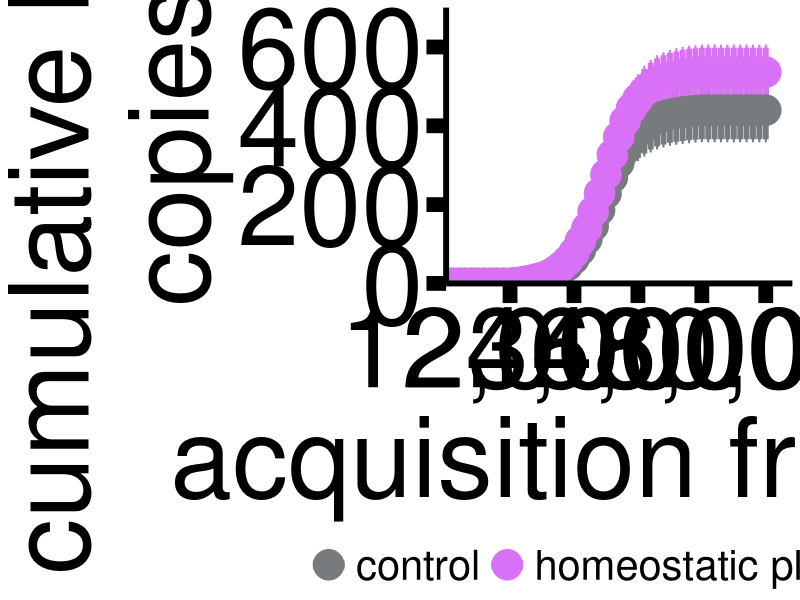
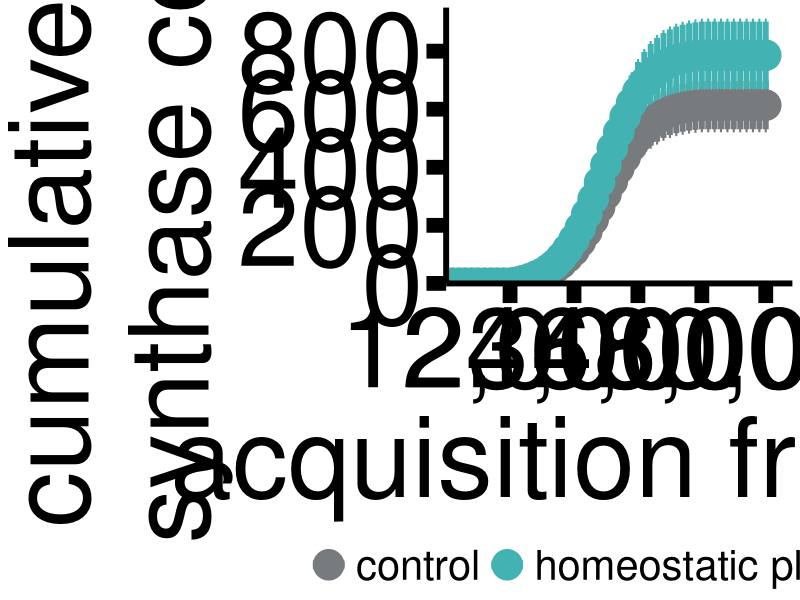
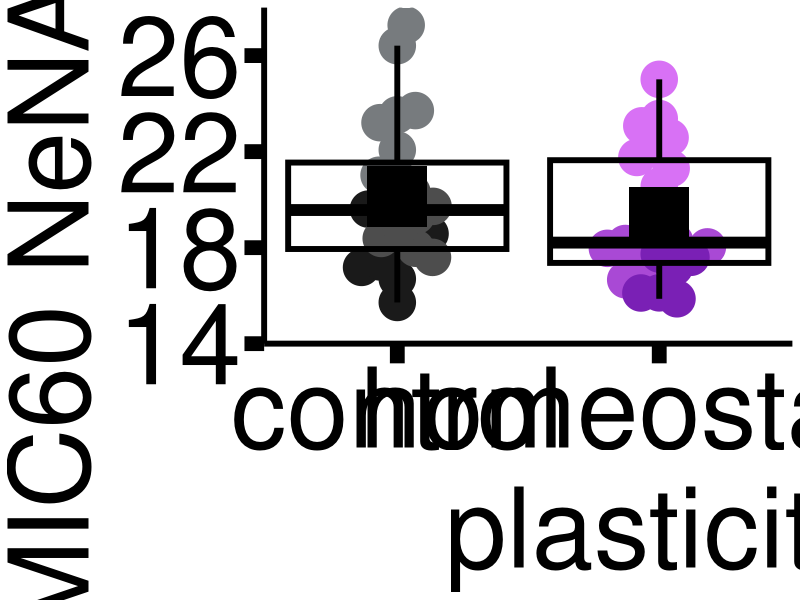
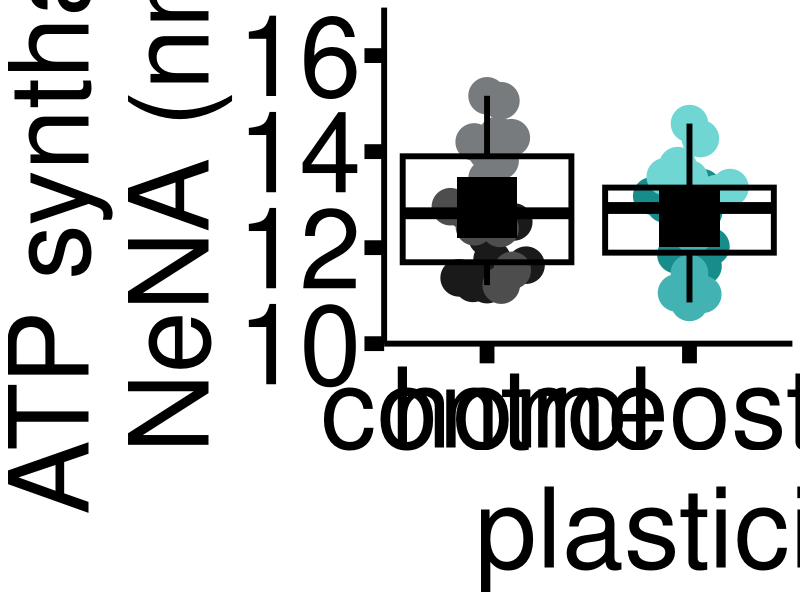
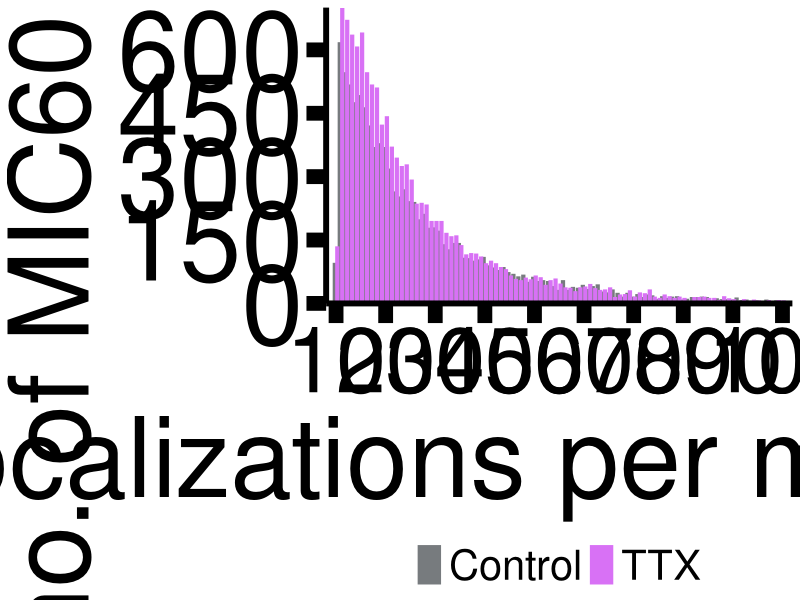
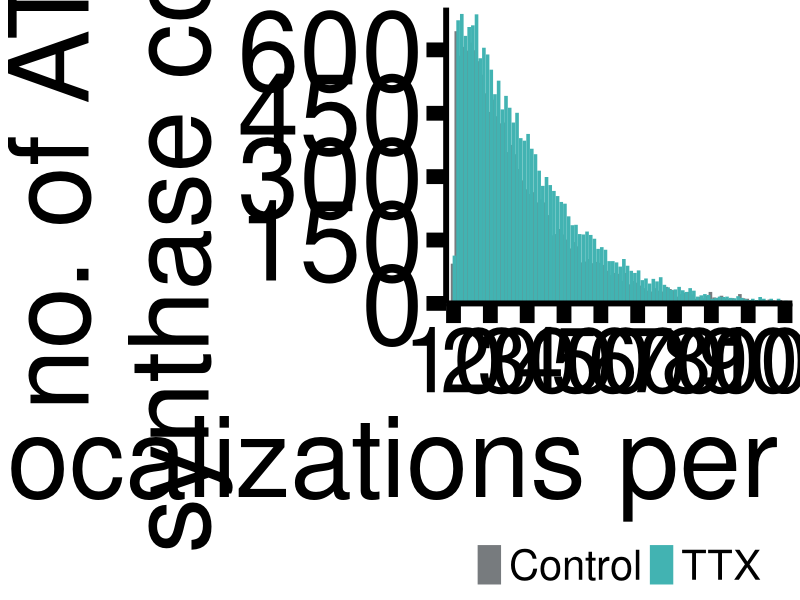
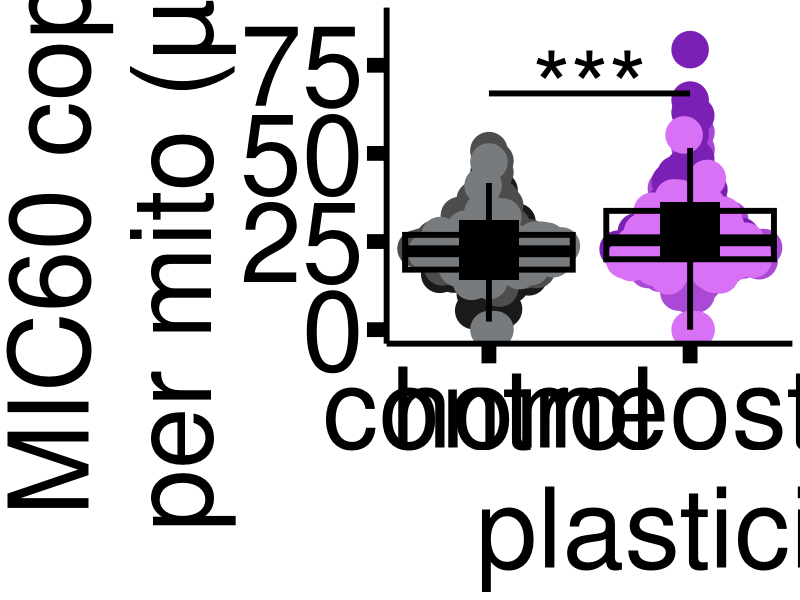
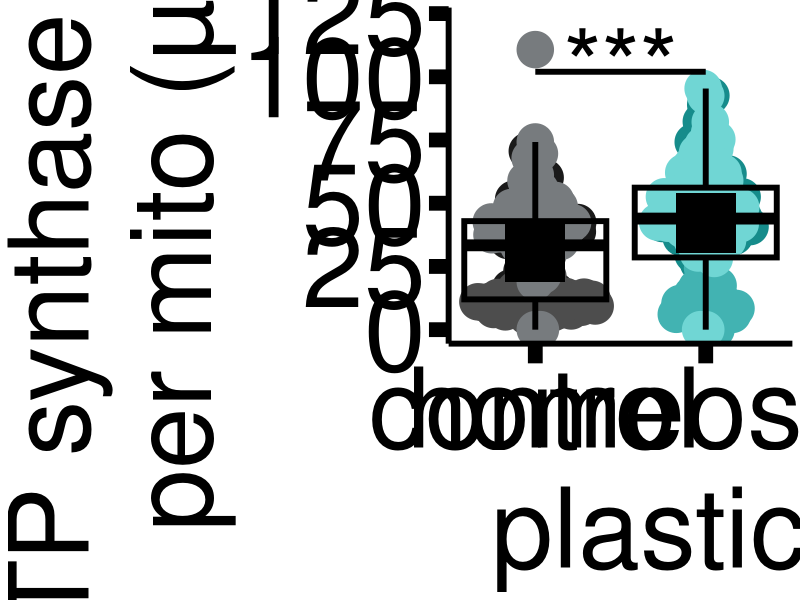

Write the R code that produced these figures, in order.
## ---- chunk 1
knitr::opts_chunk$set(
  echo = TRUE, message = FALSE, warning = FALSE,
  fig.width = 30, fig.height = 20, fig.retina = 1,
  out.width = "100%", fig.align = "center"
)

set.seed(20261109)
options(width = 120, dplyr.summarise.inform = FALSE)
options(contrasts = c("contr.treatment", "contr.poly"))

## ---- chunk 2
suppressPackageStartupMessages({
  library(dplyr); library(readr); library(tidyr); library(ggplot2)
})

mic60_df <- read_csv("./Fig S9A, B.csv", show_col_types = FALSE) %>%
  select(Date, Condition, Dish, Cell, frame_bin, Mic60) %>%
  mutate(Condition = trimws(as.character(Condition)),
         frame_bin = trimws(as.character(frame_bin)),
         Mic60 = as.numeric(Mic60)) %>%
  filter(Condition %in% c("Control", "TTX"), is.finite(Mic60)) %>%
  extract(frame_bin, c("bin_start", "bin_end"), "^(\\d+)\\s*-\\s*(\\d+)$",
          remove = FALSE, convert = TRUE)

if (any(is.na(mic60_df$bin_start) | is.na(mic60_df$bin_end)))
  stop("One or more frame_bin values could not be parsed.")
if (any(count(mic60_df, Date, Condition, Dish, Cell, frame_bin)$n > 1))
  stop("Duplicate rows were found for the same trace and frame bin.")

mic60_df <- mic60_df %>%
  mutate(Condition = factor(Condition, levels = c("Control", "TTX"))) %>%
  group_by(Date, Condition, Dish, Cell) %>%
  arrange(bin_start, .by_group = TRUE) %>%
  mutate(Mic60_cumulative = cumsum(Mic60)) %>%
  ungroup()

mic60_df %>% select(Date, Condition, Dish, Cell, frame_bin, Mic60) %>%
  mutate(Mic60 = round(Mic60, 3))
## ---- chunk 3
summary_table <- mic60_df %>%
  distinct(Date, Condition, Dish, Cell) %>%
  group_by(Condition) %>%
  summarise(n_Traces = n(), n_Experiment_Dates = n_distinct(Date), .groups = "drop")

mic60_summary <- mic60_df %>%
  group_by(Condition, frame_bin, bin_start, bin_end) %>%
  summarise(mean = mean(Mic60_cumulative),
            SEM = sd(Mic60_cumulative) / sqrt(n()),
            n = n(), .groups = "drop") %>%
  mutate(SEM = if_else(n > 1, SEM, 0), Frames = bin_end) %>%
  arrange(Condition, bin_start)

summary_table
mic60_summary %>% select(Condition, Frames, mean, SEM) %>%
  mutate(across(c(mean, SEM), ~ round(.x, 3)))
## ---- chunk 4
set.seed(20261109)
figs9a_plot <- ggplot(mic60_summary, aes(Frames, mean, color = Condition, group = Condition)) +
  geom_errorbar(aes(ymin = mean - SEM, ymax = mean + SEM), width = 400, linewidth = 2) +
  geom_line(linewidth = 3) +
  geom_point(size = 10) +
  scale_color_manual(labels=c(Control="control",TTX="homeostatic plasticity"), values = c(Control = "#777B7E", TTX = "#D871F5")) +
  scale_x_continuous(oob = scales::oob_keep, breaks = c(12000, 24000, 36000, 48000, 60000),
                     labels = scales::label_comma(),
                     limits = c(0, 65000), expand = c(0, 0)) +
  scale_y_continuous(oob = scales::oob_keep, breaks = c(0, 200, 400, 600),
                     limits = c(0, 700), expand = c(0, 0),
                     labels = scales::label_comma()) +
  labs(x = "acquisition frames", y = "cumulative Mic60\ncopies") +
  theme_classic() +
  theme(axis.title = element_text(size = 80, color = "black"),
        axis.text = element_text(size = 80, color = "black"),
        axis.ticks = element_line(linewidth = 5, color = "black"),
        axis.ticks.length = grid::unit(0.5, "cm"),
        axis.line = element_line(linewidth = 2, color = "black"),
        legend.position = "bottom", legend.text = element_text(size=30), legend.title = element_blank())
figs9a_plot
## ---- chunk 5
dir.create("./Graphs", recursive = TRUE, showWarnings = FALSE)
ggsave("./Graphs/Fig S9A.png", figs9a_plot, width = 30, height = 15,
       units = "in", dpi = 300)
tibble(Figure = "Fig S9A", File = "./Graphs/Fig S9A.png")
## ---- chunk 6
suppressPackageStartupMessages({
  library(dplyr); library(readr); library(tidyr); library(ggplot2)
})

atp_df <- read_csv("./Fig S9A, B.csv", show_col_types = FALSE) %>%
  select(Date, Condition, Dish, Cell, frame_bin, ATP_synthase) %>%
  mutate(Condition = trimws(as.character(Condition)),
         frame_bin = trimws(as.character(frame_bin)),
         ATP_synthase = as.numeric(ATP_synthase)) %>%
  filter(Condition %in% c("Control", "TTX"), is.finite(ATP_synthase)) %>%
  extract(frame_bin, c("bin_start", "bin_end"), "^(\\d+)\\s*-\\s*(\\d+)$",
          remove = FALSE, convert = TRUE)

if (any(is.na(atp_df$bin_start) | is.na(atp_df$bin_end)))
  stop("One or more frame_bin values could not be parsed.")
if (any(count(atp_df, Date, Condition, Dish, Cell, frame_bin)$n > 1))
  stop("Duplicate rows were found for the same trace and frame bin.")

atp_df <- atp_df %>%
  mutate(Condition = factor(Condition, levels = c("Control", "TTX"))) %>%
  group_by(Date, Condition, Dish, Cell) %>%
  arrange(bin_start, .by_group = TRUE) %>%
  mutate(ATP_synthase_cumulative = cumsum(ATP_synthase)) %>%
  ungroup()

atp_df %>% select(Date, Condition, Dish, Cell, frame_bin, ATP_synthase) %>%
  mutate(ATP_synthase = round(ATP_synthase, 3))
## ---- chunk 7
summary_table <- atp_df %>%
  distinct(Date, Condition, Dish, Cell) %>%
  group_by(Condition) %>%
  summarise(n_Traces = n(), n_Experiment_Dates = n_distinct(Date), .groups = "drop")

atp_summary <- atp_df %>%
  group_by(Condition, frame_bin, bin_start, bin_end) %>%
  summarise(mean = mean(ATP_synthase_cumulative),
            SEM = sd(ATP_synthase_cumulative) / sqrt(n()),
            n = n(), .groups = "drop") %>%
  mutate(SEM = if_else(n > 1, SEM, 0), Frames = bin_end) %>%
  arrange(Condition, bin_start)

summary_table
atp_summary %>% select(Condition, Frames, mean, SEM) %>%
  mutate(across(c(mean, SEM), ~ round(.x, 3)))
## ---- chunk 8
set.seed(20261109)
figs9b_plot <- ggplot(atp_summary, aes(Frames, mean, color = Condition, group = Condition)) +
  geom_errorbar(aes(ymin = mean - SEM, ymax = mean + SEM), width = 400, linewidth = 2) +
  geom_line(linewidth = 3) +
  geom_point(size = 10) +
  scale_color_manual(labels=c(Control="control",TTX="homeostatic plasticity"), values = c(Control = "#777B7E", TTX = "#42B3B2")) +
  scale_x_continuous(oob = scales::oob_keep, breaks = c(12000, 24000, 36000, 48000, 60000),
                     labels = scales::label_comma(),
                     limits = c(0, 65000), expand = c(0, 0)) +
  scale_y_continuous(oob = scales::oob_keep, breaks = c(0, 200, 400, 600, 800),
                     limits = c(0, 950), expand = c(0, 0),
                     labels = scales::label_comma()) +
  labs(x = "acquisition frames", y = "cumulative ATP\nsynthase copies") +
  theme_classic() +
  theme(axis.title = element_text(size = 80, color = "black"),
        axis.text = element_text(size = 80, color = "black"),
        axis.ticks = element_line(linewidth = 5, color = "black"),
        axis.ticks.length = grid::unit(0.5, "cm"),
        axis.line = element_line(linewidth = 2, color = "black"),
        legend.position = "bottom", legend.text = element_text(size=30), legend.title = element_blank())
figs9b_plot
## ---- chunk 9
dir.create("./Graphs", recursive = TRUE, showWarnings = FALSE)
ggsave("./Graphs/Fig S9B.png", figs9b_plot, width = 30, height = 15,
       units = "in", dpi = 300)
tibble(Figure = "Fig S9B", File = "./Graphs/Fig S9B.png")
## ---- chunk 10
suppressPackageStartupMessages({
  library(dplyr); library(readr); library(ggplot2); library(ggbeeswarm)
})

spacing_map <- c(Control = 1, TTX = 2.2)

nena_mic60 <- read_csv("./Fig S9C, D.csv", show_col_types = FALSE) %>%
  transmute(
    Date = trimws(as.character(Date)),
    Condition = trimws(as.character(Condition)),
    Dish = as.integer(parse_number(as.character(Dish))),
    Cell = as.integer(parse_number(as.character(Cell))),
    Probe = case_when(
      tolower(trimws(Probe)) == "probe00" ~ "ATP synthase",
      tolower(trimws(Probe)) == "probe01" ~ "Mic60",
      TRUE ~ trimws(Probe)
    ),
    NeNA_nm = as.numeric(NeNA_nm)
  ) %>%
  filter(Probe == "Mic60", Condition %in% names(spacing_map),
         Date != "", is.finite(NeNA_nm)) %>%
  mutate(
    Condition = factor(Condition, levels = names(spacing_map)),
    Date = factor(Date),
    x_pos = unname(spacing_map[as.character(Condition)]),
    Condition_Date = paste(Condition, Date, sep = "_")
  )

if (nrow(nena_mic60) == 0) stop("No valid Mic60 measurements remain.")

nena_mic60 %>%
  select(Date, Condition, Dish, Cell, Probe, NeNA_nm) %>%
  mutate(NeNA_nm = round(NeNA_nm, 3))
## ---- chunk 11
summary_table <- nena_mic60 %>%
  group_by(Condition) %>%
  summarise(
    n_Measurements = n(),
    n_Cells = n_distinct(Date, Dish, Cell),
    n_Experiment_Dates = n_distinct(Date),
    `Mean (SE)` = sprintf("%.3f (%.3f)", mean(NeNA_nm),
                          sd(NeNA_nm) / sqrt(n())),
    .groups = "drop"
  )

summary_table
## ---- chunk 12
set.seed(20261109)
date_levels <- levels(nena_mic60$Date)
date_colors <- c(
  setNames(
    rep(c("#1A1A1A", "#4D4D4D", "#777B7E"), length.out = length(date_levels)),
    paste("Control", date_levels, sep = "_")
  ),
  setNames(
    rep(c("#A949D5", "#7A20B5", "#D871F5"), length.out = length(date_levels)),
    paste("TTX", date_levels, sep = "_")
  )
)

figs9c_plot <- ggplot(nena_mic60, aes(x_pos, NeNA_nm, color = Condition_Date)) +
  ggbeeswarm::geom_beeswarm(
    cex = 7, priority = "random", size = 12, corral = "random"
  ) +
  geom_boxplot(
    aes(group = x_pos), fill = NA, width = 1, linewidth = 2,
    outlier.shape = NA, color = "black"
  ) +
  stat_summary(
    aes(group = x_pos), fun = mean, geom = "point",
    shape = 15, size = 20, color = "black"
  ) +
  scale_x_continuous(
    breaks = unname(spacing_map),
    labels = c("control", "homeostatic\nplasticity")
  ) +
  scale_y_continuous(oob = scales::oob_keep, 
    breaks = c(14, 18, 22, 26),
    limits = c(14, 28),
    expand = c(0, 0)
  ) +
  scale_color_manual(values = date_colors) +
  labs(x = NULL, y = "MIC60 NeNA (nm)") +
  theme_classic() +
  theme(
    axis.title = element_text(size = 80, color = "black"),
    axis.text = element_text(size = 80, color = "black"),
    axis.ticks = element_line(linewidth = 5, color = "black"),
    axis.ticks.length = grid::unit(0.5, "cm"),
    axis.line = element_line(linewidth = 2, color = "black"),
    legend.position = "none"
  )

figs9c_plot
## ---- chunk 13
dir.create("./Graphs", recursive = TRUE, showWarnings = FALSE)

ggsave(
  "./Graphs/Fig S9C.png", figs9c_plot,
  width = 15, height = 20, units = "in", dpi = 300
)

tibble(Figure = "Fig S9C", File = "./Graphs/Fig S9C.png")
## ---- chunk 14
suppressPackageStartupMessages({
  library(dplyr); library(readr); library(ggplot2); library(ggbeeswarm)
})

spacing_map <- c(Control = 1, TTX = 2.2)

nena_atp <- read_csv("./Fig S9C, D.csv", show_col_types = FALSE) %>%
  transmute(
    Date = trimws(as.character(Date)),
    Condition = trimws(as.character(Condition)),
    Dish = as.integer(parse_number(as.character(Dish))),
    Cell = as.integer(parse_number(as.character(Cell))),
    Probe = case_when(
      tolower(trimws(Probe)) == "probe00" ~ "ATP synthase",
      tolower(trimws(Probe)) == "probe01" ~ "Mic60",
      TRUE ~ trimws(Probe)
    ),
    NeNA_nm = as.numeric(NeNA_nm)
  ) %>%
  filter(Probe == "ATP synthase", Condition %in% names(spacing_map),
         Date != "", is.finite(NeNA_nm)) %>%
  mutate(
    Condition = factor(Condition, levels = names(spacing_map)),
    Date = factor(Date),
    x_pos = unname(spacing_map[as.character(Condition)]),
    Condition_Date = paste(Condition, Date, sep = "_")
  )

if (nrow(nena_atp) == 0) stop("No valid ATP synthase measurements remain.")

nena_atp %>%
  select(Date, Condition, Dish, Cell, Probe, NeNA_nm) %>%
  mutate(NeNA_nm = round(NeNA_nm, 3))
## ---- chunk 15
summary_table <- nena_atp %>%
  group_by(Condition) %>%
  summarise(
    n_Measurements = n(),
    n_Cells = n_distinct(Date, Dish, Cell),
    n_Experiment_Dates = n_distinct(Date),
    `Mean (SE)` = sprintf("%.3f (%.3f)", mean(NeNA_nm),
                          sd(NeNA_nm) / sqrt(n())),
    .groups = "drop"
  )

summary_table
## ---- chunk 16
set.seed(20261109)
date_levels <- levels(nena_atp$Date)
date_colors <- c(
  setNames(
    rep(c("#1A1A1A", "#4D4D4D", "#777B7E"), length.out = length(date_levels)),
    paste("Control", date_levels, sep = "_")
  ),
  setNames(
    rep(c("#168C8B", "#42B3B2", "#70D6D4"), length.out = length(date_levels)),
    paste("TTX", date_levels, sep = "_")
  )
)

figs9d_plot <- ggplot(nena_atp, aes(x_pos, NeNA_nm, color = Condition_Date)) +
  ggbeeswarm::geom_beeswarm(
    cex = 7, priority = "random", size = 12, corral = "random"
  ) +
  geom_boxplot(
    aes(group = x_pos), fill = NA, width = 1, linewidth = 2,
    outlier.shape = NA, color = "black"
  ) +
  stat_summary(
    aes(group = x_pos), fun = mean, geom = "point",
    shape = 15, size = 20, color = "black"
  ) +
  scale_x_continuous(
    breaks = unname(spacing_map),
    labels = c("control", "homeostatic\nplasticity")
  ) +
  scale_y_continuous(oob = scales::oob_keep, 
    breaks = c(10, 12, 14, 16),
    limits = c(10, 17),
    expand = c(0, 0)
  ) +
  scale_color_manual(values = date_colors) +
  labs(x = NULL, y = "ATP synthase\nNeNA (nm)") +
  theme_classic() +
  theme(
    axis.title = element_text(size = 80, color = "black"),
    axis.text = element_text(size = 80, color = "black"),
    axis.ticks = element_line(linewidth = 5, color = "black"),
    axis.ticks.length = grid::unit(0.5, "cm"),
    axis.line = element_line(linewidth = 2, color = "black"),
    legend.position = "none"
  )

figs9d_plot
## ---- chunk 17
dir.create("./Graphs", recursive = TRUE, showWarnings = FALSE)

ggsave(
  "./Graphs/Fig S9D.png", figs9d_plot,
  width = 15, height = 20, units = "in", dpi = 300
)

tibble(Figure = "Fig S9D", File = "./Graphs/Fig S9D.png")
## ---- chunk 18
suppressPackageStartupMessages({
  library(dplyr); library(readr); library(tidyr); library(ggplot2)
})

X_LIMITS <- c(8, 102); X_BREAKS <- seq(10, 100, 10)
Y_LIMITS <- c(0, 700); Y_BREAKS <- c(0, 150, 300, 450, 600)

mic60_locs <- read_csv("./Fig S9E, F.csv", show_col_types = FALSE) %>%
  transmute(Date = trimws(as.character(Date)),
            Condition = trimws(as.character(Condition)),
            Dish = as.integer(parse_number(as.character(Dish))),
            Cell = as.integer(parse_number(as.character(Cell))),
            cluster_id, localizations = as.numeric(Mic60_locs)) %>%
  filter(Condition %in% c("Control", "TTX"), Date != "",
         is.finite(localizations), localizations > 0) %>%
  mutate(Condition = factor(Condition, levels = c("Control", "TTX")))

if (any(mic60_locs$localizations < 0))
  stop("Negative Mic60 localization counts were found.")
if (any(abs(mic60_locs$localizations - round(mic60_locs$localizations)) > 1e-6))
  stop("Non-integer Mic60 localization counts were found.")

mic60_locs <- mic60_locs %>% mutate(localizations = round(localizations))

mic60_locs %>%
  transmute(Date, Condition, Dish, Cell, cluster_id,
            Mic60_locs = localizations)
## ---- chunk 19
summary_table <- mic60_locs %>%
  group_by(Condition) %>%
  summarise(
    n_Clusters = n(),
    n_Cells = n_distinct(Date, Dish, Cell),
    n_Experiment_Dates = n_distinct(Date),
    `Mean (SE)` = sprintf("%.3f (%.3f)", mean(localizations),
                          sd(localizations) / sqrt(n())),
    `Clusters from 1-100` = sum(localizations <= 100),
    `Clusters above 100` = sum(localizations > 100),
    .groups = "drop"
  )

combined_summary <- mic60_locs %>%
  summarise(
    Probe = "Mic60",
    `Combined mean (SE)` = sprintf("%.3f (%.3f)", mean(localizations),
                                    sd(localizations) / sqrt(n()))
  )

summary_table
combined_summary
## ---- chunk 20
set.seed(20261109)
mic60_histogram <- mic60_locs %>%
  filter(localizations <= 100) %>%
  count(Condition, localizations, name = "n") %>%
  complete(Condition, localizations = 1:100, fill = list(n = 0)) %>%
  mutate(x_pos = if_else(Condition == "Control",
                         localizations - 0.25, localizations + 0.25))

figs9e_plot <- ggplot(mic60_histogram, aes(x_pos, n, fill = Condition, color = Condition)) +
  geom_col(width = 0.5, linewidth = 0.6) +
  scale_fill_manual(values = c(Control = "#777B7E", TTX = "#D871F5")) +
  scale_color_manual(values = c(Control = "#777B7E", TTX = "#D871F5")) +
  scale_x_continuous(oob = scales::oob_keep, breaks = X_BREAKS, limits = X_LIMITS, expand = c(0, 0)) +
  scale_y_continuous(oob = scales::oob_keep, breaks = Y_BREAKS, limits = Y_LIMITS, expand = c(0, 0)) +
  labs(x = "localizations per molecule", y = "no. of MIC60 copies") +
  theme_classic() +
  theme(
    axis.title = element_text(size = 80, color = "black"),
    axis.text.x = element_text(size = 65, color = "black"),
    axis.text.y = element_text(size = 80, color = "black"),
    axis.ticks = element_line(linewidth = 5, color = "black"),
    axis.ticks.length = grid::unit(0.5, "cm"),
    axis.line = element_line(linewidth = 2, color = "black"),
    legend.position = "bottom", legend.text = element_text(size=30), legend.title = element_blank()
  )

figs9e_plot
## ---- chunk 21
dir.create("./Graphs", recursive = TRUE, showWarnings = FALSE)

ggsave(
  "./Graphs/Fig S9E.png", figs9e_plot,
  width = 30, height = 15, units = "in", dpi = 300
)

tibble(Figure = "Fig S9E", File = "./Graphs/Fig S9E.png")
## ---- chunk 22
suppressPackageStartupMessages({
  library(dplyr); library(readr); library(tidyr); library(ggplot2)
})

X_LIMITS <- c(8, 102); X_BREAKS <- seq(10, 100, 10)
Y_LIMITS <- c(0, 700); Y_BREAKS <- c(0, 150, 300, 450, 600)

atp_locs <- read_csv("./Fig S9E, F.csv", show_col_types = FALSE) %>%
  transmute(Date = trimws(as.character(Date)),
            Condition = trimws(as.character(Condition)),
            Dish = as.integer(parse_number(as.character(Dish))),
            Cell = as.integer(parse_number(as.character(Cell))),
            cluster_id, localizations = as.numeric(ATP_synthase_locs)) %>%
  filter(Condition %in% c("Control", "TTX"), Date != "",
         is.finite(localizations), localizations > 0) %>%
  mutate(Condition = factor(Condition, levels = c("Control", "TTX")))

if (any(atp_locs$localizations < 0))
  stop("Negative ATP synthase localization counts were found.")
if (any(abs(atp_locs$localizations - round(atp_locs$localizations)) > 1e-6))
  stop("Non-integer ATP synthase localization counts were found.")

atp_locs <- atp_locs %>% mutate(localizations = round(localizations))

atp_locs %>%
  transmute(Date, Condition, Dish, Cell, cluster_id,
            ATP_synthase_locs = localizations)
## ---- chunk 23
summary_table <- atp_locs %>%
  group_by(Condition) %>%
  summarise(
    n_Clusters = n(),
    n_Cells = n_distinct(Date, Dish, Cell),
    n_Experiment_Dates = n_distinct(Date),
    `Mean (SE)` = sprintf("%.3f (%.3f)", mean(localizations),
                          sd(localizations) / sqrt(n())),
    `Clusters from 1-100` = sum(localizations <= 100),
    `Clusters above 100` = sum(localizations > 100),
    .groups = "drop"
  )

combined_summary <- atp_locs %>%
  summarise(
    Probe = "ATP synthase",
    `Combined mean (SE)` = sprintf("%.3f (%.3f)", mean(localizations),
                                    sd(localizations) / sqrt(n()))
  )

summary_table
combined_summary
## ---- chunk 24
set.seed(20261109)
atp_histogram <- atp_locs %>%
  filter(localizations <= 100) %>%
  count(Condition, localizations, name = "n") %>%
  complete(Condition, localizations = 1:100, fill = list(n = 0)) %>%
  mutate(x_pos = if_else(Condition == "Control",
                         localizations - 0.25, localizations + 0.25))

figs9f_plot <- ggplot(atp_histogram, aes(x_pos, n, fill = Condition, color = Condition)) +
  geom_col(width = 0.5, linewidth = 0.6) +
  scale_fill_manual(values = c(Control = "#777B7E", TTX = "#42B3B2")) +
  scale_color_manual(values = c(Control = "#777B7E", TTX = "#42B3B2")) +
  scale_x_continuous(oob = scales::oob_keep, breaks = X_BREAKS, limits = X_LIMITS, expand = c(0, 0)) +
  scale_y_continuous(oob = scales::oob_keep, breaks = Y_BREAKS, limits = Y_LIMITS, expand = c(0, 0)) +
  labs(x = "localizations per molecule", y = "no. of ATP\nsynthase copies") +
  theme_classic() +
  theme(
    axis.title = element_text(size = 80, color = "black"),
    axis.text.x = element_text(size = 65, color = "black"),
    axis.text.y = element_text(size = 80, color = "black"),
    axis.ticks = element_line(linewidth = 5, color = "black"),
    axis.ticks.length = grid::unit(0.5, "cm"),
    axis.line = element_line(linewidth = 2, color = "black"),
    legend.position = "bottom", legend.text = element_text(size=30), legend.title = element_blank()
  )

figs9f_plot
## ---- chunk 25
dir.create("./Graphs", recursive = TRUE, showWarnings = FALSE)

ggsave(
  "./Graphs/Fig S9F.png", figs9f_plot,
  width = 30, height = 15, units = "in", dpi = 300
)

tibble(Figure = "Fig S9F", File = "./Graphs/Fig S9F.png")
## ---- chunk 26
suppressPackageStartupMessages({
  library(dplyr); library(readr); library(ggplot2)
  library(ggbeeswarm); library(ggtext)
})

spacing_map <- c(Control = 1, TTX = 2.2)

mic60_mito <- read_csv("./Fig S9G, H.csv", show_col_types = FALSE) %>%
  transmute(
    Date = trimws(as.character(Date)),
    Condition = trimws(as.character(Condition)),
    Dish = as.integer(parse_number(as.character(Dish))),
    Cell = as.integer(parse_number(as.character(Cell))),
    dendrite = as.integer(dendrite),
    mito = as.integer(mito),
    mito_area_um2 = as.numeric(mito_area_um2),
    MIC60_copies = as.numeric(probe01)
  ) %>%
  filter(
    Condition %in% names(spacing_map), Date != "",
    is.finite(mito_area_um2), mito_area_um2 > 0,
    
    is.finite(MIC60_copies)
  ) %>%
  mutate(
    MIC60_copies_per_mito_um2 = MIC60_copies / mito_area_um2,
    Condition = factor(Condition, levels = names(spacing_map)),
    Date = factor(Date),
    x_pos = unname(spacing_map[as.character(Condition)]),
    Condition_Date = paste(Condition, Date, sep = "_")
  )

if (nrow(mic60_mito) == 0) stop("No valid MIC60 measurements remain.")

mic60_mito %>%
  select(Date, Condition, Dish, Cell, dendrite, mito, mito_area_um2,
         MIC60_copies, MIC60_copies_per_mito_um2) %>%
  mutate(across(where(is.numeric), ~ round(.x, 3)))
## ---- chunk 27
summary_table <- mic60_mito %>%
  group_by(Condition) %>%
  summarise(
    n_Mitochondria = n_distinct(Date, Dish, Cell, dendrite, mito),
    n_Dendrites = n_distinct(Date, Dish, Cell, dendrite),
    n_Cells = n_distinct(Date, Dish, Cell),
    n_Experiment_Dates = n_distinct(Date),
    `Mean (SE)` = sprintf(
      "%.3f (%.3f)",
      mean(MIC60_copies_per_mito_um2),
      sd(MIC60_copies_per_mito_um2) / sqrt(n())
    ),
    .groups = "drop"
  )

summary_table
## ---- chunk 28
fit_aov <- aov(MIC60_copies_per_mito_um2 ~ Condition * Date, data = mic60_mito)
condition_p <- as.numeric(anova(fit_aov)["Condition", "Pr(>F)"])
posthoc_p <- as.numeric(TukeyHSD(fit_aov, "Condition")$Condition[1, "p adj"])
format_p <- function(p) ifelse(p < 0.0001, "<0.0001", sprintf("%.4f", p))

stats_table <- tibble(
  Test = "Two-way ANOVA with Tukey HSD",
  Comparison = "Control vs TTX",
  `Control mean (SE)` = summary_table$`Mean (SE)`[summary_table$Condition == "Control"],
  `TTX mean (SE)` = summary_table$`Mean (SE)`[summary_table$Condition == "TTX"],
  `Condition p` = format_p(condition_p),
  `Tukey p` = format_p(posthoc_p)
)

stats_table

anova(fit_aov)
## ---- chunk 29
set.seed(20261109)
date_levels <- levels(mic60_mito$Date)
date_colors <- c(
  setNames(rep(c("#1A1A1A", "#4D4D4D", "#777B7E"), length.out = length(date_levels)), paste("Control", date_levels, sep = "_")),
  setNames(rep(c("#A949D5", "#7A20B5", "#D871F5"), length.out = length(date_levels)), paste("TTX", date_levels, sep = "_"))
)

stars <- case_when(posthoc_p < 0.001 ~ "***", posthoc_p < 0.01 ~ "**",
                   posthoc_p < 0.05 ~ "*", TRUE ~ "ns")
plot_stats <- tibble(x1 = 1, x2 = 2.2, y = 67, stars) %>%
  filter(stars != "ns")

figs9g_plot <- ggplot(mic60_mito, aes(x_pos, MIC60_copies_per_mito_um2, color = Condition_Date)) +
  ggbeeswarm::geom_beeswarm(cex = 3, priority = "random", size = 12, corral = "random") +
  geom_boxplot(aes(group = x_pos), fill = NA, width = 1, linewidth = 2,
               outlier.shape = NA, color = "black") +
  stat_summary(aes(group = x_pos), fun = mean, geom = "point",
               shape = 15, size = 20, color = "black") +
  geom_segment(data = plot_stats, aes(x = x1, xend = x2, y = y, yend = y),
               inherit.aes = FALSE, linewidth = 2, color = "black") +
  geom_text(data = plot_stats, aes(x = (x1 + x2) / 2, y = y + 2, label = stars),
            inherit.aes = FALSE, size = 25, color = "black") +
  scale_x_continuous(breaks = unname(spacing_map),
                     labels = c("control", "homeostatic\nplasticity")) +
  scale_y_continuous(expand = expansion(mult = c(0.05, 0.15))) +
  scale_color_manual(values = date_colors) +
  labs(x = NULL, y = "MIC60 copies<br>per mito (&micro;m<sup>2</sup>)") +
  theme_classic() +
  theme(axis.title.x = element_text(size = 80, color = "black"),
        axis.title.y = ggtext::element_markdown(size = 80, color = "black"),
        axis.text = element_text(size = 80, color = "black"),
        axis.ticks = element_line(linewidth = 5, color = "black"),
        axis.ticks.length = grid::unit(0.5, "cm"),
        axis.line = element_line(linewidth = 2, color = "black"),
        legend.position = "none")

figs9g_plot
## ---- chunk 30
dir.create("./Graphs", recursive = TRUE, showWarnings = FALSE)

ggsave(
  "./Graphs/Fig S9G.png", figs9g_plot,
  width = 15, height = 20, units = "in", dpi = 300
)

tibble(Figure = "Fig S9G", File = "./Graphs/Fig S9G.png")
## ---- chunk 31
suppressPackageStartupMessages({
  library(dplyr); library(readr); library(ggplot2)
  library(ggbeeswarm); library(ggtext)
})

spacing_map <- c(Control = 1, TTX = 2.2)

atp_mito <- read_csv("./Fig S9G, H.csv", show_col_types = FALSE) %>%
  transmute(
    Date = trimws(as.character(Date)),
    Condition = trimws(as.character(Condition)),
    Dish = as.integer(parse_number(as.character(Dish))),
    Cell = as.integer(parse_number(as.character(Cell))),
    dendrite = as.integer(dendrite),
    mito = as.integer(mito),
    mito_area_um2 = as.numeric(mito_area_um2),
    ATP_synthase_copies = as.numeric(probe00)
  ) %>%
  filter(
    Condition %in% names(spacing_map), Date != "",
    is.finite(mito_area_um2), mito_area_um2 > 0,
    
    is.finite(ATP_synthase_copies)
  ) %>%
  mutate(
    ATP_synthase_copies_per_mito_um2 = ATP_synthase_copies / mito_area_um2,
    Condition = factor(Condition, levels = names(spacing_map)),
    Date = factor(Date),
    x_pos = unname(spacing_map[as.character(Condition)]),
    Condition_Date = paste(Condition, Date, sep = "_")
  )

if (nrow(atp_mito) == 0) stop("No valid ATP synthase measurements remain.")

atp_mito %>%
  select(Date, Condition, Dish, Cell, dendrite, mito, mito_area_um2,
         ATP_synthase_copies, ATP_synthase_copies_per_mito_um2) %>%
  mutate(across(where(is.numeric), ~ round(.x, 3)))
## ---- chunk 32
summary_table <- atp_mito %>%
  group_by(Condition) %>%
  summarise(
    n_Mitochondria = n_distinct(Date, Dish, Cell, dendrite, mito),
    n_Dendrites = n_distinct(Date, Dish, Cell, dendrite),
    n_Cells = n_distinct(Date, Dish, Cell),
    n_Experiment_Dates = n_distinct(Date),
    `Mean (SE)` = sprintf(
      "%.3f (%.3f)",
      mean(ATP_synthase_copies_per_mito_um2),
      sd(ATP_synthase_copies_per_mito_um2) / sqrt(n())
    ),
    .groups = "drop"
  )

summary_table
## ---- chunk 33
fit_aov <- aov(ATP_synthase_copies_per_mito_um2 ~ Condition * Date, data = atp_mito)
condition_p <- as.numeric(anova(fit_aov)["Condition", "Pr(>F)"])
posthoc_p <- as.numeric(TukeyHSD(fit_aov, "Condition")$Condition[1, "p adj"])
format_p <- function(p) ifelse(p < 0.0001, "<0.0001", sprintf("%.4f", p))

stats_table <- tibble(
  Test = "Two-way ANOVA with Tukey HSD",
  Comparison = "Control vs TTX",
  `Control mean (SE)` = summary_table$`Mean (SE)`[summary_table$Condition == "Control"],
  `TTX mean (SE)` = summary_table$`Mean (SE)`[summary_table$Condition == "TTX"],
  `Condition p` = format_p(condition_p),
  `Tukey p` = format_p(posthoc_p)
)

stats_table

anova(fit_aov)
## ---- chunk 34
set.seed(20261109)
date_levels <- levels(atp_mito$Date)
date_colors <- c(
  setNames(rep(c("#1A1A1A", "#4D4D4D", "#777B7E"), length.out = length(date_levels)), paste("Control", date_levels, sep = "_")),
  setNames(rep(c("#168C8B", "#42B3B2", "#70D6D4"), length.out = length(date_levels)), paste("TTX", date_levels, sep = "_"))
)

stars <- case_when(posthoc_p < 0.001 ~ "***", posthoc_p < 0.01 ~ "**",
                   posthoc_p < 0.05 ~ "*", TRUE ~ "ns")
plot_stats <- tibble(x1 = 1, x2 = 2.2, y = 102, stars) %>%
  filter(stars != "ns")

figs9h_plot <- ggplot(atp_mito, aes(x_pos, ATP_synthase_copies_per_mito_um2, color = Condition_Date)) +
  ggbeeswarm::geom_beeswarm(cex = 3, priority = "random", size = 12, corral = "random") +
  geom_boxplot(aes(group = x_pos), fill = NA, width = 1, linewidth = 2,
               outlier.shape = NA, color = "black") +
  stat_summary(aes(group = x_pos), fun = mean, geom = "point",
               shape = 15, size = 20, color = "black") +
  geom_segment(data = plot_stats, aes(x = x1, xend = x2, y = y, yend = y),
               inherit.aes = FALSE, linewidth = 2, color = "black") +
  geom_text(data = plot_stats, aes(x = (x1 + x2) / 2, y = y + 3, label = stars),
            inherit.aes = FALSE, size = 25, color = "black") +
  scale_x_continuous(breaks = unname(spacing_map),
                     labels = c("control", "homeostatic\nplasticity")) +
  scale_y_continuous(expand = expansion(mult = c(0.05, 0.15))) +
  scale_color_manual(values = date_colors) +
  labs(x = NULL, y = "ATP synthase copies<br>per mito (&micro;m<sup>2</sup>)") +
  theme_classic() +
  theme(axis.title.x = element_text(size = 80, color = "black"),
        axis.title.y = ggtext::element_markdown(size = 80, color = "black"),
        axis.text = element_text(size = 80, color = "black"),
        axis.ticks = element_line(linewidth = 5, color = "black"),
        axis.ticks.length = grid::unit(0.5, "cm"),
        axis.line = element_line(linewidth = 2, color = "black"),
        legend.position = "none")

figs9h_plot
## ---- chunk 35
dir.create("./Graphs", recursive = TRUE, showWarnings = FALSE)

ggsave(
  "./Graphs/Fig S9H.png", figs9h_plot,
  width = 15, height = 20, units = "in", dpi = 300
)

tibble(Figure = "Fig S9H", File = "./Graphs/Fig S9H.png")
